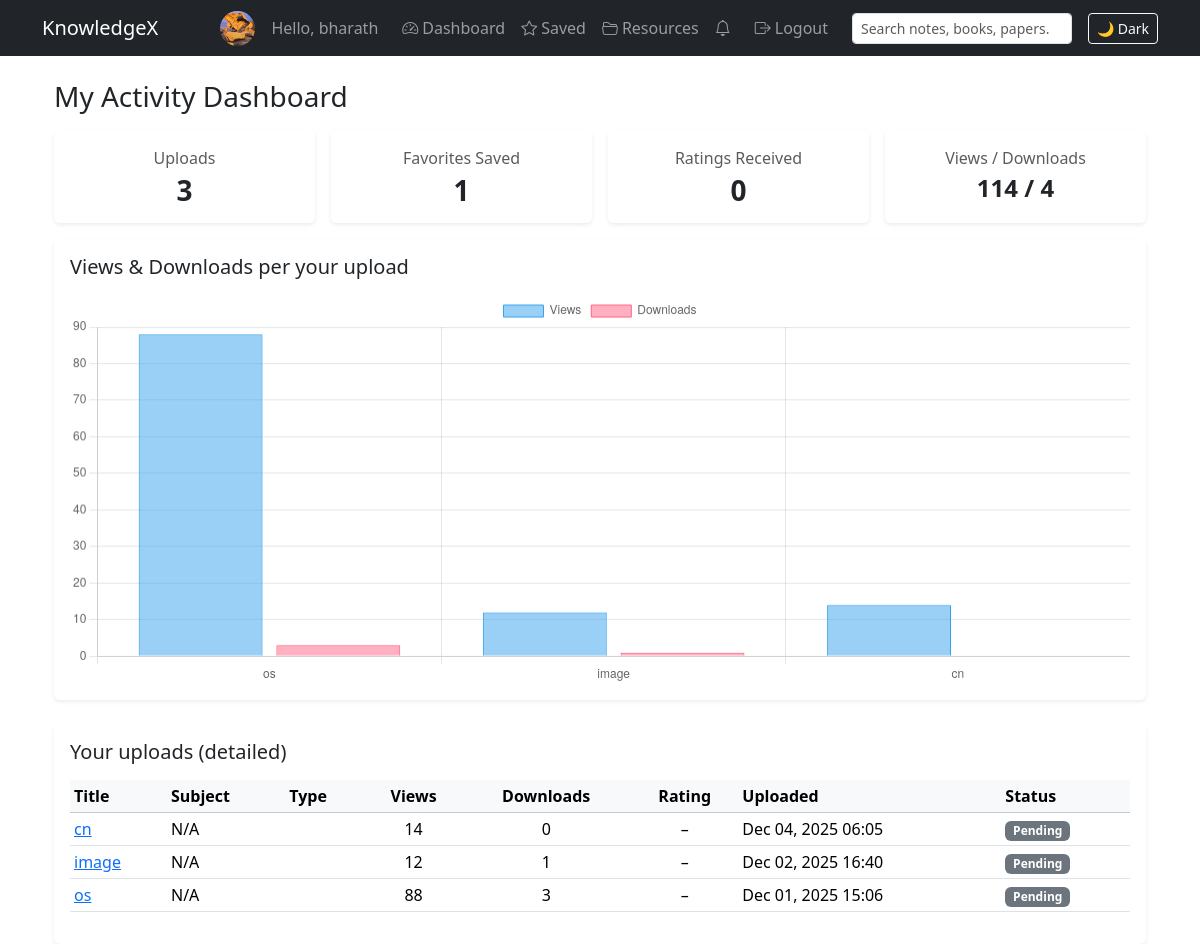
Screenshot of /resources/my-activity/ (signed in) with the database file from the repository.
### accounts/models.py (models this page shows, shortened)
class Profile(models.Model):
    user = models.OneToOneField(
        User,
        on_delete=models.CASCADE,
        related_name="profile"
    )
    full_name = models.CharField(max_length=150, blank=True)
    college = models.CharField(max_length=150, blank=True)
    branch = models.CharField(max_length=150, blank=True)
    bio = models.TextField(blank=True)
    github = models.URLField(blank=True)
    linkedin = models.URLField(blank=True)
    website_url = models.URLField(blank=True)
    location = models.CharField(max_length=150, blank=True)
    picture = models.ImageField(
        upload_to="profiles/",
        blank=True,
        null=True,
    )
    login_streak = models.PositiveIntegerField(default=0)
    longest_streak = models.PositiveIntegerField(default=0)
    last_login_date = models.DateField(null=True, blank=True)
    email_verified = models.BooleanField(default=False)
    email_verified_at = models.DateTimeField(null=True, blank=True)
    created_at = models.DateTimeField(auto_now_add=True)
    updated_at = models.DateTimeField(auto_now=True)

### resources/models.py (models this page shows, shortened)
class Resource(models.Model):
    owner = models.ForeignKey(
        User,
        on_delete=models.CASCADE,
        related_name="resources",
    )
    title = models.CharField(max_length=200)
    description = models.TextField(blank=True)
    subject = models.ForeignKey(
        Subject,
        on_delete=models.SET_NULL,
        null=True,
        blank=True,
        related_name="resources",
    )
    semester = models.PositiveSmallIntegerField(
        choices=SEMESTER_CHOICES,
        blank=True,
        null=True,
    )
    resource_type = models.CharField(
        max_length=20,
        choices=RESOURCE_TYPE_CHOICES,
        default="NOTES",
    )
    file = models.FileField(
        upload_to="uploads/resources/",
        validators=[
            FileExtensionValidator(
                allowed_extensions=[
                    "pdf",
                    "jpg",
                    "jpeg",
                    "png",
                    "docx",
                    "zip",
                    "ppt",
                    "pptx",
                ]
            )
        ],
    )
    created_at = models.DateTimeField(auto_now_add=True)
    download_count = models.PositiveIntegerField(default=0)
    view_count = models.PositiveIntegerField(default=0)
    is_public = models.BooleanField(default=True)
    verification_status = models.CharField(
        max_length=10,
        choices=VERIFICATION_STATUS_CHOICES,
        default="PENDING",
    )
    verified_by = models.ForeignKey(
        User,
        null=True,
        blank=True,
        on_delete=models.SET_NULL,
        related_name="verified_resources",
    )
    verified_at = models.DateTimeField(null=True, blank=True)
    verification_note = models.TextField(blank=True)
    auto_summary = models.TextField(blank=True)
    auto_questions = models.TextField(
        blank=True,
        help_text="AI-generated Important Questions (one per line).",
    )
    auto_diagram_notes = models.TextField(
        blank=True,
        help_text="AI-generated diagram / explanation notes.",
    )
    @property
    def rating_count(self):
        return self.ratings.count()

### resources/views.py (the view)
# urls.py: path("my-activity/", views.my_activity, name="my_activity"),
@login_required
def my_activity(request):
    user = request.user
    uploads_qs = Resource.objects.filter(owner=user).select_related("subject")
    uploads_count = uploads_qs.count()
    favorites_count = Favorite.objects.filter(user=user).count()
    ratings_received = Rating.objects.filter(resource__owner=user).count()
    total_views = uploads_qs.aggregate(total=Sum("view_count"))["total"] or 0
    total_downloads = uploads_qs.aggregate(total=Sum("download_count"))["total"] or 0
    uploads_for_chart = uploads_qs.order_by("-created_at")[:10][::-1]
    labels = [r.title[:20] for r in uploads_for_chart]
    views_data = [r.view_count for r in uploads_for_chart]
    downloads_data = [r.download_count for r in uploads_for_chart]
    my_uploads = uploads_qs.order_by("-created_at")
    context = {
        "uploads_count": uploads_count,
        "favorites_count": favorites_count,
        "ratings_received": ratings_received,
        "total_views": total_views,
        "total_downloads": total_downloads,
        "labels_json": json.dumps(labels),
        "views_json": json.dumps(views_data),
        "downloads_json": json.dumps(downloads_data),
        "my_uploads": my_uploads,
    }
    return render(request, "resources/my_activity.html", context)

### resources/context_processors.py (called while the page is built)
def notifications_count(request):
    if request.user.is_authenticated:
        count = Notification.objects.filter(user=request.user, is_read=False).count()
    else:
        count = 0
    return {"unread_notifications_count": count}

### resources/templates/resources/my_activity.html (shortened to what this page needs)
{% extends "base.html" %}
{% load static %}
{% block content %}
<div class="container mt-4">
  <h3 class="mb-3">My Activity Dashboard</h3>
  <div class="row g-3 mb-3">
    <div class="col-md-3">
      <div class="card shadow-sm border-0 h-100">
        <div class="card-body text-center">
          <p class="text-muted mb-1">Uploads</p>
          <h3 class="mb-0 fw-bold">{{ uploads_count }}</h3>
        </div>
      </div>
    </div>
    <div class="col-md-3">
      <div class="card shadow-sm border-0 h-100">
        <div class="card-body text-center">
          <p class="text-muted mb-1">Favorites Saved</p>
          <h3 class="mb-0 fw-bold">{{ favorites_count }}</h3>
        </div>
      </div>
    </div>
    <div class="col-md-3">
      <div class="card shadow-sm border-0 h-100">
        <div class="card-body text-center">
          <p class="text-muted mb-1">Ratings Received</p>
          <h3 class="mb-0 fw-bold">{{ ratings_received }}</h3>
        </div>
      </div>
    </div>
    <div class="col-md-3">
      <div class="card shadow-sm border-0 h-100">
        <div class="card-body text-center">
          <p class="text-muted mb-1">Views / Downloads</p>
          <h4 class="mb-0 fw-bold">{{ total_views }} / {{ total_downloads }}</h4>
        </div>
      </div>
    </div>
  </div>
  <div class="card shadow-sm border-0 mb-4">
    <div class="card-body">
      <h5 class="card-title mb-3">Views & Downloads per your upload</h5>
      <canvas id="activityChart" height="110"></canvas>
    </div>
  </div>
  <div class="card shadow-sm border-0">
    <div class="card-body">
      <h5 class="card-title mb-3">Your uploads (detailed)</h5>
      {% if my_uploads %}
        <div class="table-responsive">
          <table class="table table-sm align-middle">
            <thead class="table-light">
              <tr>
                <th>Title</th>
                <th>Subject</th>
                <th>Type</th>
                <th class="text-center">Views</th>
                <th class="text-center">Downloads</th>
                <th class="text-center">Rating</th>
                <th>Uploaded</th>
                <th>Status</th>
              </tr>
            </thead>
            <tbody>
              {% for res in my_uploads %}
                <tr>
                  <td>
                    <a href="{% url 'resource_detail' res.pk %}">
                      {{ res.title }}
                    </a>
                  </td>
                  <td>
                    {% if res.subject %}{{ res.subject }}{% else %}N/A{% endif %}
                  </td>
                  <td>
                  </td>
                  <td class="text-center">{{ res.view_count }}</td>
                  <td class="text-center">{{ res.download_count }}</td>
                  <td class="text-center">
                    {% if res.rating_count %}
                      {{ res.average_rating }}/5 ({{ res.rating_count }})
                    {% else %}
                      –
                    {% endif %}
                  </td>
                  <td>{{ res.created_at|date:"M d, Y H:i" }}</td>
                  <td>
                    {% if res.verification_status == "APPROVED" %}
                      <span class="badge bg-success">Verified</span>
                    {% elif res.verification_status == "REJECTED" %}
                      <span class="badge bg-danger">Rejected</span>
                    {% else %}
                      <span class="badge bg-secondary">Pending</span>
                    {% endif %}
                  </td>
                </tr>
              {% endfor %}
            </tbody>
          </table>
        </div>
      {% else %}
        <p class="text-muted mb-0">You haven’t uploaded anything yet.</p>
      {% endif %}
    </div>
  </div>
</div>
<script>
  const labels = JSON.parse('{{ labels_json|escapejs }}');
  const viewsData = JSON.parse('{{ views_json|escapejs }}');
  const downloadsData = JSON.parse('{{ downloads_json|escapejs }}');
  const ctx = document.getElementById('activityChart').getContext('2d');
  new Chart(ctx, {
    type: 'bar',
    data: {
      labels: labels,
      datasets: [
        {
          label: 'Views',
          data: viewsData,
          borderWidth: 1
        },
        {
          label: 'Downloads',
          data: downloadsData,
          borderWidth: 1
        }
      ]
    },
    options: {
      responsive: true,
      scales: {
        y: { beginAtZero: true }
      }
    }
  });
</script>
{% endblock %}

### templates/base.html (shortened to what this page needs)
{% load static %}
<!DOCTYPE html>
<html>
<head>
    <link rel="stylesheet" href="https://cdn.jsdelivr.net/npm/bootstrap@5.3.2/dist/css/bootstrap.min.css">
    <link rel="stylesheet"
      href="https://cdn.jsdelivr.net/npm/bootstrap-icons@1.11.3/font/bootstrap-icons.css">
</head>
<body data-theme="light">
<nav class="navbar navbar-expand-lg navbar-dark bg-dark">
  <div class="container">
    <a class="navbar-brand" href="{% url 'home' %}">KnowledgeX</a>
    <div class="collapse navbar-collapse" id="navbarNav">
      <ul class="navbar-nav ms-auto align-items-center">
        {% if user.is_authenticated %}
          <li class="nav-item d-flex align-items-center me-2">
              <img src="{% if user.profile.picture %}{{ user.profile.picture.url }}{% else %}{% static 'default.png' %}{% endif %}"
                   alt="Avatar"
                   class="navbar-avatar">
              <a class="nav-link" href="{% url 'my_profile' %}">
                Hello, {{ user.username }}
              </a>
          </li>
          <li class="nav-item">
              <a class="nav-link" href="{% url 'dashboard' %}">
                <i class="bi bi-speedometer2 me-1"></i>Dashboard
              </a>
          </li>
<li class="nav-item">
    <a class="nav-link" href="{% url 'my_favorites' %}">
        <i class="bi bi-star me-1"></i>Saved
    </a>
</li>
<li class="nav-item">
    <a class="nav-link" href="{% url 'resource_list' %}">
        <i class="bi bi-folder2-open me-1"></i>Resources
    </a>
</li>
          <li class="nav-item dropdown me-2">
            <a class="nav-link position-relative" href="#" data-bs-toggle="dropdown">
              <i class="bi bi-bell"></i>
            </a>
          </li>
          <li class="nav-item">
              <a class="nav-link" href="{% url 'logout' %}">
                <i class="bi bi-box-arrow-right me-1"></i>Logout
              </a>
          </li>
        {% endif %}
      </ul>
      {% if user.is_authenticated %}
        <form class="d-flex ms-3 mt-2 mt-lg-0" method="get" action="{% url 'resource_list' %}">
          <input
            class="form-control form-control-sm"
            type="search"
            name="q"
            placeholder="Search notes, books, papers..."
            value="{{ request.GET.q|default:'' }}"
          >
        </form>
      {% endif %}
      <button id="themeToggle" class="btn btn-sm btn-outline-light ms-3 mt-2 mt-lg-0">
        🌙 Dark
      </button>
    </div>
  </div>
</nav>
<div class="container mt-4">
    {% block content %}
    {% endblock %}
</div>
</body>
</html>

### templates/base.html (style rules this page uses)
.navbar-avatar { width: 35px; height: 35px; border-radius: 50%; object-fit: cover; margin-right: 8px; }

### rows the page displays
Resource: title "cn", shows "N/A", view_count "14", download_count "0", created_at "Dec 04, 2025 06:05", verification_status "Pending"
Resource: title "image", shows "N/A", view_count "12", download_count "1", created_at "Dec 02, 2025 16:40", verification_status "Pending"
Resource: title "os", shows "N/A", view_count "88", download_count "3", created_at "Dec 01, 2025 15:06", verification_status "Pending"

### other values shown
{{ user.username }} "bharath"
{{ uploads_count }} "3"
{{ favorites_count }} "1"
{{ ratings_received }} "0"
{{ total_views }} "114"
{{ total_downloads }} "4"
chart data {{ views_json|escapejs }} [88, 12, 14]
chart data {{ downloads_json|escapejs }} [3, 1, 0]
